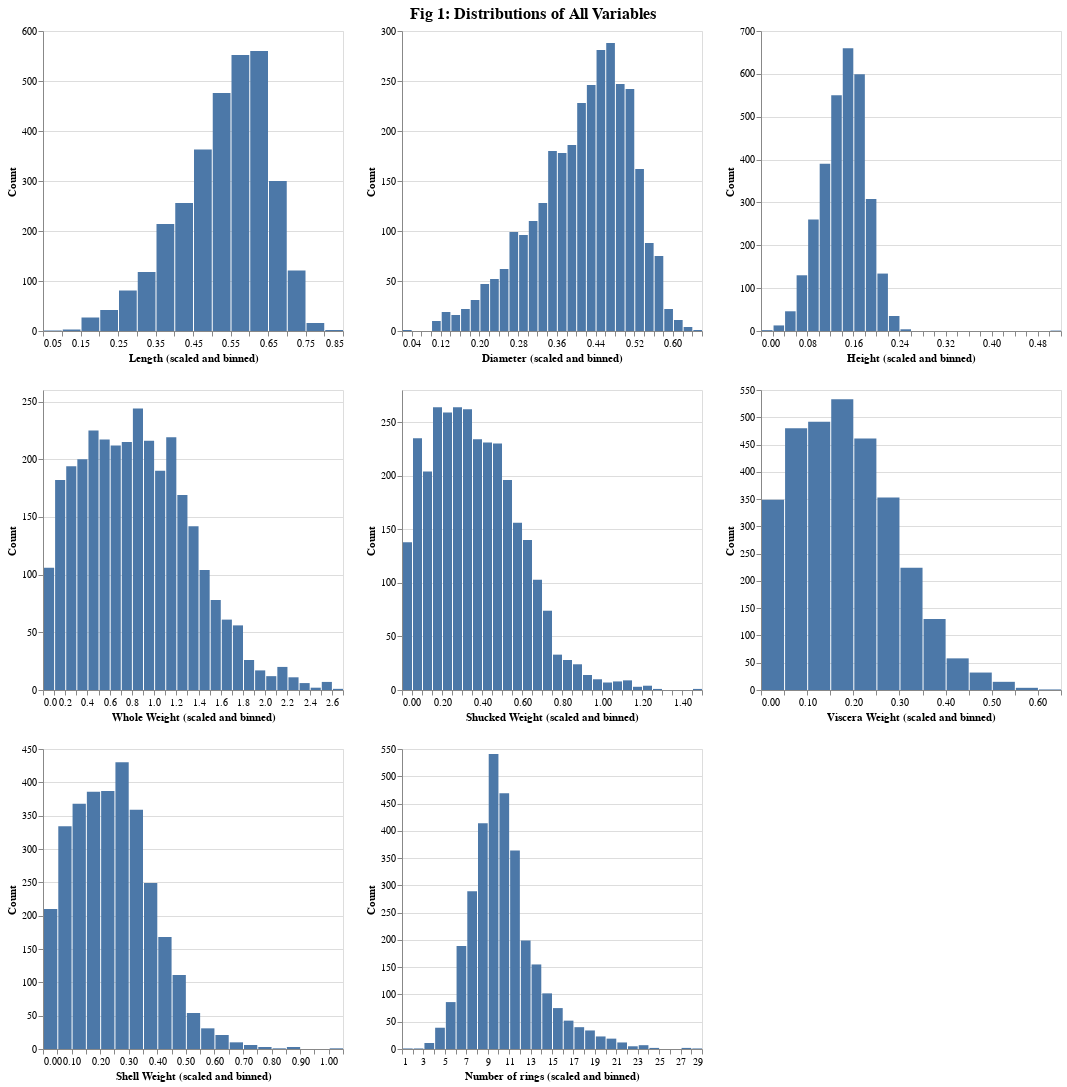

Source (notebook cell):
### Markdown cell above
#### Distribution of Possible Predictors and Target Variable:

### Code cell
length_distribution = alt.Chart(abalone_train).mark_bar().encode(
    x = alt.X("length").title("Length (scaled and binned)").bin(maxbins=30),
    y = alt.Y("count()").title("Count")
)

diameter_distribution = alt.Chart(abalone_train).mark_bar().encode(
    x = alt.X("diameter").title("Diameter (scaled and binned)").bin(maxbins=30),
    y = alt.Y("count()").title("Count")
)

height_distribution = alt.Chart(abalone_train).mark_bar().encode(
    x = alt.X("height").title("Height (scaled and binned)").bin(maxbins=30),
    y = alt.Y("count()").title("Count")
)

weight_whole_distribution = alt.Chart(abalone_train).mark_bar().encode(
    x = alt.X("weight_whole").title("Whole Weight (scaled and binned)").bin(maxbins=30),
    y = alt.Y("count()").title("Count")
)

weight_shucked_distribution = alt.Chart(abalone_train).mark_bar().encode(
    x = alt.X("weight_shucked").title("Shucked Weight (scaled and binned)").bin(maxbins=30),
    y = alt.Y("count()").title("Count")
)

weight_viscera_distribution = alt.Chart(abalone_train).mark_bar().encode(
    x = alt.X("weight_viscera").title("Viscera Weight (scaled and binned)").bin(maxbins=30),
    y = alt.Y("count()").title("Count")
)

weight_shell_distribution = alt.Chart(abalone_train).mark_bar().encode(
    x = alt.X("weight_shell").title("Shell Weight (scaled and binned)").bin(maxbins=30),
    y = alt.Y("count()").title("Count")
)

rings_distribution = alt.Chart(abalone_train).mark_bar().encode(
    x = alt.X("rings").title("Number of rings (scaled and binned)").bin(maxbins=30),
    y = alt.Y("count()").title("Count")
)
all_distribution= alt.vconcat(
    alt.hconcat(length_distribution, diameter_distribution, height_distribution),
    alt.hconcat(weight_whole_distribution, weight_shucked_distribution, weight_viscera_distribution),
    alt.hconcat(weight_shell_distribution, rings_distribution)
).properties(
    title={
        "text": "Fig 1: Distributions of All Variables", 
        "fontSize": 16,
        'anchor':'middle'
    }
)
all_distribution

### Figure 1 — Vega-Lite specification as saved in the notebook (floating-point values rounded to 4 significant figures; data arrays with more than 128 entries replaced by an {"elided": "..."} marker saying what was removed)
{"config": {"view": {"continuousWidth": 300, "continuousHeight": 300}}, "vconcat": [{"hconcat": [{"mark": {"type": "bar"}, "encoding": {"x": {"bin": {"maxbins": 30}, "field": "length", "title": "Length (scaled and binned)", "type": "quantitative"}, "y": {"aggregate": "count", "title": "Count", "type": "quantitative"}}}, {"mark": {"type": "bar"}, "encoding": {"x": {"bin": {"maxbins": 30}, "field": "diameter", "title": "Diameter (scaled and binned)", "type": "quantitative"}, "y": {"aggregate": "count", "title": "Count", "type": "quantitative"}}}, {"mark": {"type": "bar"}, "encoding": {"x": {"bin": {"maxbins": 30}, "field": "height", "title": "Height (scaled and binned)", "type": "quantitative"}, "y": {"aggregate": "count", "title": "Count", "type": "quantitative"}}}]}, {"hconcat": [{"mark": {"type": "bar"}, "encoding": {"x": {"bin": {"maxbins": 30}, "field": "weight_whole", "title": "Whole Weight (scaled and binned)", "type": "quantitative"}, "y": {"aggregate": "count", "title": "Count", "type": "quantitative"}}}, {"mark": {"type": "bar"}, "encoding": {"x": {"bin": {"maxbins": 30}, "field": "weight_shucked", "title": "Shucked Weight (scaled and binned)", "type": "quantitative"}, "y": {"aggregate": "count", "title": "Count", "type": "quantitative"}}}, {"mark": {"type": "bar"}, "encoding": {"x": {"bin": {"maxbins": 30}, "field": "weight_viscera", "title": "Viscera Weight (scaled and binned)", "type": "quantitative"}, "y": {"aggregate": "count", "title": "Count", "type": "quantitative"}}}]}, {"hconcat": [{"mark": {"type": "bar"}, "encoding": {"x": {"bin": {"maxbins": 30}, "field": "weight_shell", "title": "Shell Weight (scaled and binned)", "type": "quantitative"}, "y": {"aggregate": "count", "title": "Count", "type": "quantitative"}}}, {"mark": {"type": "bar"}, "encoding": {"x": {"bin": {"maxbins": 30}, "field": "rings", "title": "Number of rings (scaled and binned)", "type": "quantitative"}, "y": {"aggregate": "count", "title": "Count", "type": "quantitative"}}}]}], "data": {"name": "data-7336bf2f91f1c41beacb9121b0df25b2"}, "title": {"text": "Fig 1: Distributions of All Variables", "fontSize": 16, "anchor": "middle"}, "$schema": "https://vega.github.io/schema/vega-lite/v5.16.3.json", "datasets": {"data-7336bf2f91f1c41beacb9121b0df25b2": {"elided": "3132 records"}}}
